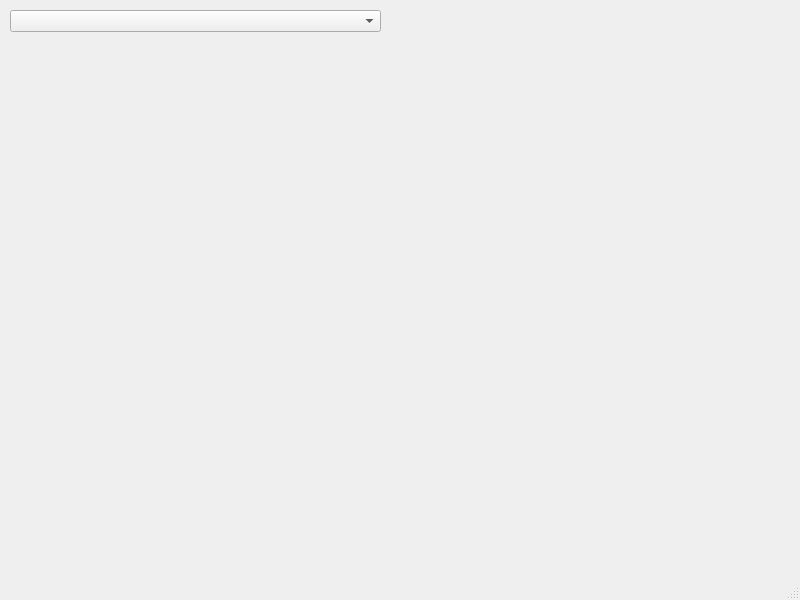
<?xml version="1.0" encoding="UTF-8"?>
<ui version="4.0">
 <class>MainWindow</class>
 <widget class="QMainWindow" name="MainWindow">
  <property name="geometry">
   <rect>
    <x>0</x>
    <y>0</y>
    <width>800</width>
    <height>600</height>
   </rect>
  </property>
  <property name="windowTitle">
   <string>MainWindow</string>
  </property>
  <widget class="QWidget" name="centralwidget">
   <widget class="QChartView" name="widget" native="true">
    <property name="geometry">
     <rect>
      <x>0</x>
      <y>0</y>
      <width>800</width>
      <height>600</height>
     </rect>
    </property>
    <widget class="QComboBox" name="comboBox">
     <property name="geometry">
      <rect>
       <x>10</x>
       <y>10</y>
       <width>371</width>
       <height>22</height>
      </rect>
     </property>
    </widget>
   </widget>
  </widget>
  <widget class="QMenuBar" name="menubar">
   <property name="geometry">
    <rect>
     <x>0</x>
     <y>0</y>
     <width>800</width>
     <height>22</height>
    </rect>
   </property>
  </widget>
  <widget class="QStatusBar" name="statusbar"/>
 </widget>
 <customwidgets>
  <customwidget>
   <class>QChartView</class>
   <extends>QWidget</extends>
   <header>qchartview.h</header>
   <container>1</container>
  </customwidget>
 </customwidgets>
 <resources/>
 <connections/>
</ui>
